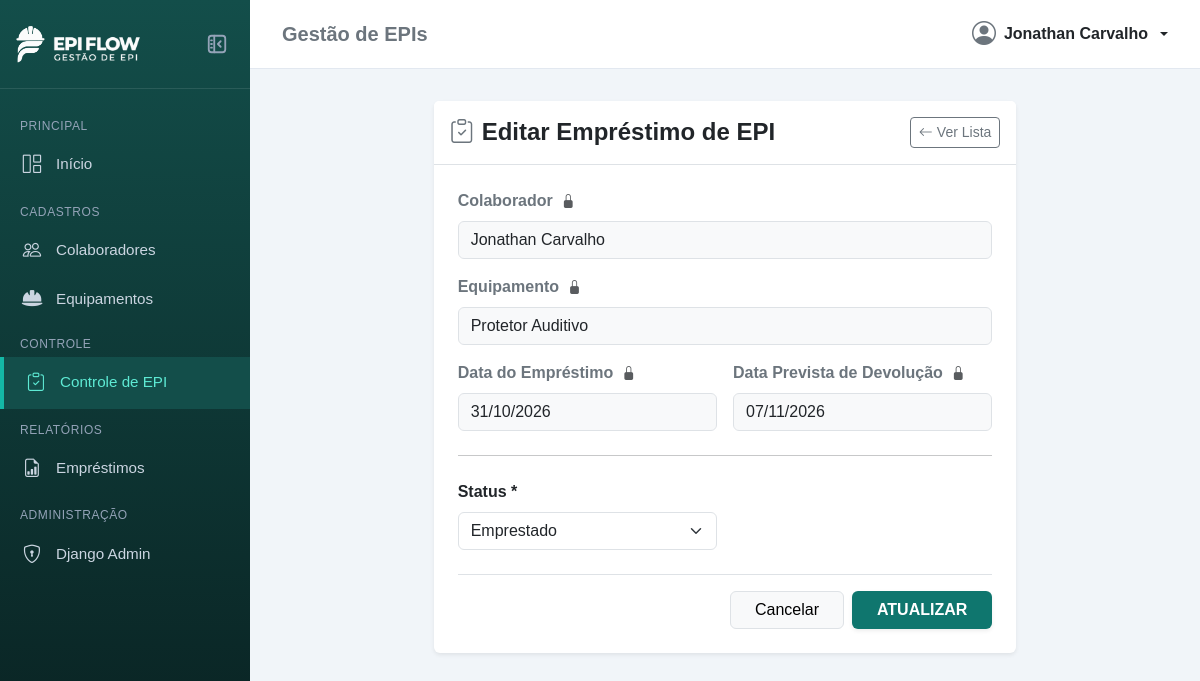
The page /emprestimos/12/editar/ (signed in) on the database its author committed.
### apps/emprestimos/models.py (models this page shows, shortened)
class Emprestimo(models.Model):
    STATUS_CHOICES = [
        ('Emprestado', 'Emprestado'),
        ('Fornecido', 'Fornecido'),
        ('Devolvido', 'Devolvido'),
        ('Danificado', 'Danificado'),
        ('Perdido', 'Perdido'),
    ]
    colaborador = models.ForeignKey(
        Colaborador,
        on_delete=models.PROTECT,
        related_name='emprestimos',
        verbose_name='Colaborador',
    )
    equipamento = models.ForeignKey(
        Equipamento,
        on_delete=models.PROTECT,
        related_name='emprestimos',
        verbose_name='Equipamento',
    )
    data_emprestimo = models.DateField(verbose_name='Data do Empréstimo')
    data_devolucao_prevista = models.DateField(
        null=True,
        blank=True,
        verbose_name='Data Prevista de Devolução'
    )
    data_devolucao_real = models.DateField(
        null=True,
        blank=True,
        verbose_name='Data da Devolução',
    )
    status = models.CharField(
        max_length=15,
        choices=STATUS_CHOICES,
        default='Emprestado',
        verbose_name='Status',
    )
    observacao = models.TextField(
        blank=True,
        default='',
        verbose_name='Observação na Devolução',
    )
    class Meta:
        verbose_name = 'Empréstimo'
        verbose_name_plural = 'Empréstimos'
        ordering = ['-id']

### apps/colaboradores/models.py (models this page shows, shortened)
class Colaborador(models.Model):
    nome = models.CharField(max_length=100)
    cpf = models.CharField(max_length=14)
    matricula = models.CharField(max_length=10)
    funcao = models.CharField(max_length=50)
    telefone = models.CharField(max_length=15)
    email = models.EmailField(max_length=60)
    ativo = models.BooleanField(default=True)

### apps/epis/models.py (models this page shows, shortened)
class Equipamento(models.Model):
    nome = models.CharField(max_length=100)
    ca_numero = models.CharField(max_length=30)
    validade_ca = models.DateField()
    saldo_estoque = models.IntegerField(default=0)
    estoque_minimo = models.IntegerField(default=5)
    ativo = models.BooleanField(default=True)

### apps/emprestimos/views.py (the view)
# urls.py: path('<int:id>/editar/', views.editar_emprestimo, name='editar'),
def editar_emprestimo(request, id):
    if not request.user.has_perm('emprestimos.change_emprestimo'):
        messages.error(request, 'Acesso negado: seu perfil não tem permissão para editar empréstimos.')
        return redirect('emprestimos:listar')
    emprestimo = get_object_or_404(Emprestimo, id=id)
    status_anterior = emprestimo.status
    if request.method == 'POST':
        form = EmprestimoEdicaoForm(request.POST, instance=emprestimo)
        if form.is_valid():
            novo_status = form.cleaned_data['status']
            equipamento = emprestimo.equipamento
            if novo_status == 'Devolvido' and status_anterior != 'Devolvido':
                equipamento.saldo_estoque += 1
                equipamento.save(update_fields=['saldo_estoque'])
            elif status_anterior == 'Devolvido' and novo_status != 'Devolvido':
                equipamento.saldo_estoque = max(0, equipamento.saldo_estoque - 1)
                equipamento.save(update_fields=['saldo_estoque'])
            form.save()
            messages.success(request, 'Empréstimo atualizado com sucesso!')
            return redirect('emprestimos:listar')
        else:
            primeiro_campo = list(form.errors.keys())[0] if form.errors else ''
            msg_erro = form.errors[primeiro_campo][0] if primeiro_campo in form.errors else 'Verifique os dados preenchidos.'
            messages.error(request, f'Erro ao atualizar empréstimo! {msg_erro}')
    else:
        form = EmprestimoEdicaoForm(instance=emprestimo)
    return render(request, 'emprestimos/editar.html', {
        'form': form,
        'emprestimo': emprestimo,
        'titulo': 'Editar Empréstimo de EPI',
        'botao_texto': 'ATUALIZAR',
    })

### templates/emprestimos/editar.html (shortened to what this page needs)
{% extends 'base.html' %}
{% load static %}
{% block content %}
<div class="row justify-content-center">
    <div class="col-12 col-md-8">
        <div class="card shadow-sm border-0">
            <div class="card-header bg-white border-bottom py-3 d-flex justify-content-between align-items-center">
                <h4 class="mb-0 fw-bold text-dark">
                    <i class="bi bi-clipboard-check me-2 text-secondary"></i>{{ titulo }}
                </h4>
                <a href="{% url 'emprestimos:listar' %}" class="btn btn-outline-secondary btn-sm">
                    <i class="bi bi-arrow-left me-1"></i>Ver Lista
                </a>
            </div>
            <div class="card-body p-4">
                <form method="POST" novalidate>
                    <div class="mb-3">
                        <label class="form-label fw-semibold text-secondary">
                            Colaborador <i class="bi bi-lock-fill text-muted small ms-1" title="Campo bloqueado"></i>
                        </label>
                        <input type="text" class="form-control bg-light" value="{{ emprestimo.colaborador.nome }}"
                            readonly disabled>
                    </div>
                    <div class="mb-3">
                        <label class="form-label fw-semibold text-secondary">
                            Equipamento <i class="bi bi-lock-fill text-muted small ms-1" title="Campo bloqueado"></i>
                        </label>
                        <input type="text" class="form-control bg-light" value="{{ emprestimo.equipamento.nome }}"
                            readonly disabled>
                    </div>
                    <div class="row g-3 mb-3">
                        <div class="col-md-6">
                            <label class="form-label fw-semibold text-secondary">
                                Data do Empréstimo <i class="bi bi-lock-fill text-muted small ms-1"
                                    title="Campo bloqueado"></i>
                            </label>
                            <input type="text" class="form-control bg-light"
                                value="{{ emprestimo.data_emprestimo|date:'d/m/Y' }}" readonly disabled>
                        </div>
                        <div class="col-md-6">
                            <label class="form-label fw-semibold text-secondary">
                                Data Prevista de Devolução <i class="bi bi-lock-fill text-muted small ms-1"
                                    title="Campo bloqueado"></i>
                            </label>
                            <input type="text" class="form-control bg-light"
                                value="{% if emprestimo.data_devolucao_prevista %}{{ emprestimo.data_devolucao_prevista|date:'d/m/Y' }}{% else %}Não aplicável{% endif %}"
                                readonly disabled>
                        </div>
                    </div>
                    <hr class="my-4">
                    <div class="row g-3 mb-3">
                        <div class="col-md-6">
                            <label for="{{ form.status.id_for_label }}" class="form-label fw-semibold">
                                {{ form.status.label }} *
                            </label>
                            {{ form.status }}
                        </div>
                    </div>
                    <div class="d-flex justify-content-end gap-2 border-top pt-3 mt-4">
                        <a href="{% url 'emprestimos:listar' %}" class="btn btn-light border px-4">Cancelar</a>
                        <button type="submit" class="btn btn-custom px-4 fw-bold shadow-sm">
                            {{ botao_texto }}
                        </button>
                    </div>
                </form>
            </div>
        </div>
    </div>
</div>
{% endblock %}

### templates/base.html (shortened to what this page needs)
{% load static %}
<!DOCTYPE html>
<html lang="pt-br">
<head>
    <link href="https://cdn.jsdelivr.net/npm/bootstrap@5.3.3/dist/css/bootstrap.min.css" rel="stylesheet">
    <link rel="stylesheet" href="https://cdn.jsdelivr.net/npm/bootstrap-icons@1.11.3/font/bootstrap-icons.min.css">
    <link rel="stylesheet" href="https://cdnjs.cloudflare.com/ajax/libs/font-awesome/6.5.2/css/all.min.css">
    <link rel="stylesheet" href="{% static 'css/style.css' %}">
</head>
<body>
    <div class="app-wrapper">
        <aside class="sidebar" id="appSidebar">
            <div class="sidebar-header">
                <a href="{% url 'nucleo:index' %}" class="sidebar-brand" title="EPI Flow">
                    <img src="{% static 'img/logo-icone.png' %}" alt="Logo EPI Flow" class="logo-icon">
                    <img src="{% static 'img/logo-texto.png' %}" alt="EPI Flow" class="logo-text ms-2">
                </a>
                <button id="sidebarToggle" class="sidebar-toggle-btn" title="Recolher / Expandir Menu"
                    aria-label="Alternar Menu">
                </button>
            </div>
            <ul class="sidebar-menu">
                <li class="sidebar-category">Principal</li>
                <li>
                    <a href="{% url 'nucleo:index' %}"
                        class="sidebar-link {% if request.resolver_match.app_name == 'nucleo' %}active{% endif %}"
                        title="Início">
                        <i class="bi bi-grid-1x2"></i>
                        <span class="link-text">Início</span>
                    </a>
                </li>
                <li class="sidebar-category">Cadastros</li>
                <li>
                    <a href="{% url 'colaboradores:listar' %}"
                        class="sidebar-link {% if request.resolver_match.app_name == 'colaboradores' %}active{% endif %}"
                        title="Colaboradores">
                        <i class="bi bi-people"></i>
                        <span class="link-text">Colaboradores</span>
                    </a>
                </li>
                <li>
                    <a href="{% url 'epis:listar' %}"
                        class="sidebar-link {% if request.resolver_match.app_name == 'epis' %}active{% endif %}"
                        title="Equipamentos">
                        <i class="fa-solid fa-helmet-safety"></i>
                        <span class="link-text">Equipamentos</span>
                    </a>
                </li>
                <li class="sidebar-category">Controle</li>
                <li>
                    <a href="{% url 'emprestimos:listar' %}"
                        class="sidebar-link {% if request.resolver_match.app_name == 'emprestimos' and request.resolver_match.url_name != 'relatorios' %}active{% endif %}"
                        title="Controle de EPI">
                        <i class="bi bi-clipboard-check"></i>
                        <span class="link-text">Controle de EPI</span>
                    </a>
                </li>
                <li class="sidebar-category">Relatórios</li>
                <li>
                    <a href="{% url 'emprestimos:relatorios' %}"
                        class="sidebar-link {% if request.resolver_match.url_name == 'relatorios' %}active{% endif %}"
                        title="Relatórios de Empréstimos">
                        <i class="bi bi-file-earmark-bar-graph"></i>
                        <span class="link-text">Empréstimos</span>
                    </a>
                </li>
                {% if request.user.is_superuser or request.user.is_staff %}
                <li class="sidebar-category">Administração</li>
                <li>
                    <a href="{% url 'admin:index' %}" class="sidebar-link" title="Painel Django Admin" target="_blank">
                        <i class="bi bi-shield-lock"></i>
                        <span class="link-text">Django Admin</span>
                    </a>
                </li>
                {% endif %}
            </ul>
        </aside>
        <div class="content-wrapper">
            <header class="topbar">
                <h5 class="mb-0 text-secondary fw-semibold">Gestão de EPIs</h5>
                <div class="dropdown">
                    <a href="#" class="d-flex align-items-center gap-2 text-decoration-none dropdown-toggle text-dark"
                        id="dropdownUsuario" data-bs-toggle="dropdown" aria-expanded="false">
                        <i class="bi bi-person-circle fs-4 text-secondary"></i>
                        <span class="fw-semibold">
                            {% if request.user.get_full_name %}
                            {{ request.user.get_full_name }}
                            {% else %}
                            {{ request.user.username }}
                            {% endif %}
                        </span>
                    </a>
                </div>
            </header>
            <main class="main-content">
                {% block content %}{% endblock %}
            </main>
        </div>
    </div>
</body>
</html>

### static/css/style.css (style rules this page uses)
:root { --primary-teal: #0f766e; --primary-dark: #134e4a; --sidebar-bg: #092020; --sidebar-hover: #134e4a; }
body { background-color: #f1f5f9; font-family: Arial, sans-serif; color: #333; margin: 0; min-height: 100vh; }
.app-wrapper { display: flex; min-height: 100vh; width: 100%; }
.sidebar { width: 250px; background: linear-gradient(180deg, var(--primary-dark) 0%, var(--sidebar-bg) 100%); color: #e2e8f0; flex-shrink: 0; display: flex; flex-direction: column; transition: width 0.3s ease; overflow-x: hidden; }
.sidebar-header { display: flex; align-items: center; justify-content: space-between; padding: 1.25rem 1rem; border-bottom: 1px solid rgba(255, 255, 255, 0.1); transition: all 0.3s ease; }
.sidebar-brand { font-size: 1.25rem; font-weight: bold; color: white; text-decoration: none; display: flex; align-items: center; white-space: nowrap; }
.logo-icon { height: 38px; width: auto; object-fit: contain; flex-shrink: 0; transition: transform 0.2s ease; }
.logo-text { height: 48px; width: auto; object-fit: contain; }
.sidebar-toggle-btn { background: transparent; border: none; outline: none; box-shadow: none; color: #94a3b8; cursor: pointer; width: 34px; height: 34px; border-radius: 8px; display: flex; align-items: center; justify-content: center; transition: all 0.2s ease; flex-shrink: 0; padding: 0; }
.sidebar-toggle-btn .icon-collapse { display: block; }
.sidebar-menu { list-style: none; padding: 1rem 0; margin: 0; }
.sidebar-category { font-size: 0.75rem; text-transform: uppercase; letter-spacing: 0.05em; color: #94a3b8; padding: 0.75rem 1.25rem 0.25rem; white-space: nowrap; }
.sidebar-link { display: flex; align-items: center; padding: 0.75rem 1.25rem; color: #cbd5e1; text-decoration: none; transition: all 0.2s; font-size: 0.95rem; white-space: nowrap; }
.sidebar-link i { font-size: 1.15rem; margin-right: 0.75rem; width: 24px; text-align: center; flex-shrink: 0; transition: margin 0.2s, font-size 0.2s; }
.sidebar-link:hover, .sidebar-link.active { background-color: var(--sidebar-hover); color: #5eead4; border-left: 4px solid #14b8a6; }
.content-wrapper { flex: 1; display: flex; flex-direction: column; min-width: 0; }
.topbar { background-color: white; border-bottom: 1px solid #e2e8f0; padding: 1rem 2rem; display: flex; justify-content: space-between; align-items: center; }
.main-content { padding: 2rem; flex: 1; }
.btn-custom { background-color: var(--primary-teal); color: white; }

### rows shown on the page
Emprestimo: colaborador.nome "Jonathan Carvalho", equipamento.nome "Protetor Auditivo", data_emprestimo "31/10/2026", data_devolucao_prevista "07/11/2026", status "Emprestado"

### other values the page prints
{{ request.user.get_full_name }} "Jonathan Carvalho"
{{ titulo }} "Editar Empréstimo de EPI"
{{ botao_texto }} "ATUALIZAR"
